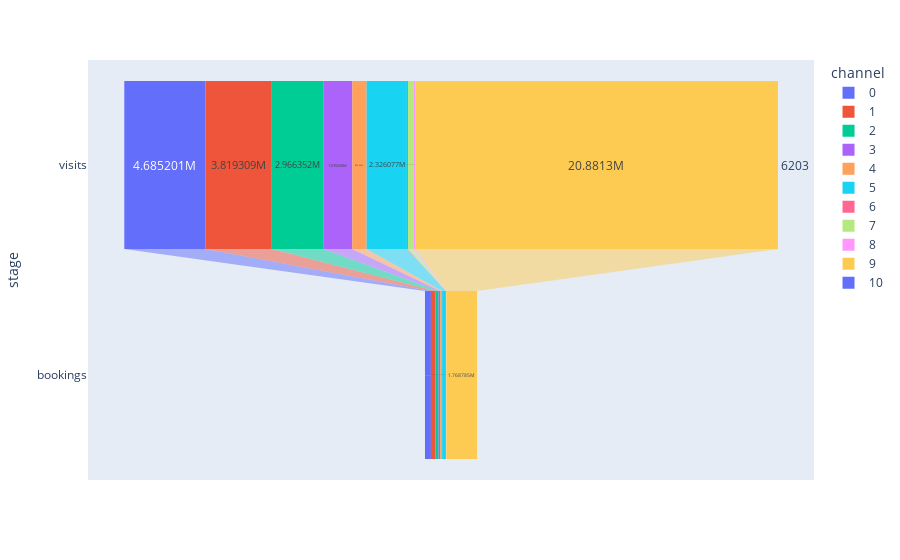

Notebook code cell kept with this figure:
### Code cell
stages = ["Website visits", "Bookings"]

fig = px.funnel(funnel_data, x='value', y='stage', color='channel')
fig.show()

### Figure 1 — Plotly figure (JSON) as saved in the notebook; plotly's stock layout.template omitted (floating-point values rounded to 4 significant figures)
{"data": [{"hovertemplate": "channel=0<br>value=%{x}<br>stage=%{y}<extra></extra>", "legendgroup": "0", "marker": {"color": "#636efa"}, "name": "0", "orientation": "h", "showlegend": true, "type": "funnel", "x": [4685201, 341358], "xaxis": "x", "y": ["visits", "bookings"], "yaxis": "y"}, {"hovertemplate": "channel=1<br>value=%{x}<br>stage=%{y}<extra></extra>", "legendgroup": "1", "marker": {"color": "#EF553B"}, "name": "1", "orientation": "h", "showlegend": true, "type": "funnel", "x": [3819309, 262254], "xaxis": "x", "y": ["visits", "bookings"], "yaxis": "y"}, {"hovertemplate": "channel=2<br>value=%{x}<br>stage=%{y}<extra></extra>", "legendgroup": "2", "marker": {"color": "#00cc96"}, "name": "2", "orientation": "h", "showlegend": true, "type": "funnel", "x": [2966352, 179186], "xaxis": "x", "y": ["visits", "bookings"], "yaxis": "y"}, {"hovertemplate": "channel=3<br>value=%{x}<br>stage=%{y}<extra></extra>", "legendgroup": "3", "marker": {"color": "#ab63fa"}, "name": "3", "orientation": "h", "showlegend": true, "type": "funnel", "x": [1676536, 94925], "xaxis": "x", "y": ["visits", "bookings"], "yaxis": "y"}, {"hovertemplate": "channel=4<br>value=%{x}<br>stage=%{y}<extra></extra>", "legendgroup": "4", "marker": {"color": "#FFA15A"}, "name": "4", "orientation": "h", "showlegend": true, "type": "funnel", "x": [823023, 110461], "xaxis": "x", "y": ["visits", "bookings"], "yaxis": "y"}, {"hovertemplate": "channel=5<br>value=%{x}<br>stage=%{y}<extra></extra>", "legendgroup": "5", "marker": {"color": "#19d3f3"}, "name": "5", "orientation": "h", "showlegend": true, "type": "funnel", "x": [2326077, 218624], "xaxis": "x", "y": ["visits", "bookings"], "yaxis": "y"}, {"hovertemplate": "channel=6<br>value=%{x}<br>stage=%{y}<extra></extra>", "legendgroup": "6", "marker": {"color": "#FF6692"}, "name": "6", "orientation": "h", "showlegend": true, "type": "funnel", "x": [60833, 2886], "xaxis": "x", "y": ["visits", "bookings"], "yaxis": "y"}, {"hovertemplate": "channel=7<br>value=%{x}<br>stage=%{y}<extra></extra>", "legendgroup": "7", "marker": {"color": "#B6E880"}, "name": "7", "orientation": "h", "showlegend": true, "type": "funnel", "x": [313195, 12463], "xaxis": "x", "y": ["visits", "bookings"], "yaxis": "y"}, {"hovertemplate": "channel=8<br>value=%{x}<br>stage=%{y}<extra></extra>", "legendgroup": "8", "marker": {"color": "#FF97FF"}, "name": "8", "orientation": "h", "showlegend": true, "type": "funnel", "x": [112265, 9315], "xaxis": "x", "y": ["visits", "bookings"], "yaxis": "y"}, {"hovertemplate": "channel=9<br>value=%{x}<br>stage=%{y}<extra></extra>", "legendgroup": "9", "marker": {"color": "#FECB52"}, "name": "9", "orientation": "h", "showlegend": true, "type": "funnel", "x": [20881299, 1768785], "xaxis": "x", "y": ["visits", "bookings"], "yaxis": "y"}, {"hovertemplate": "channel=10<br>value=%{x}<br>stage=%{y}<extra></extra>", "legendgroup": "10", "marker": {"color": "#636efa"}, "name": "10", "orientation": "h", "showlegend": true, "type": "funnel", "x": [6203, 436], "xaxis": "x", "y": ["visits", "bookings"], "yaxis": "y"}], "layout": {"legend": {"title": {"text": "channel"}, "tracegroupgap": 0}, "margin": {"t": 60}, "xaxis": {"anchor": "y", "domain": [0, 1], "title": {"text": "value"}}, "yaxis": {"anchor": "x", "domain": [0, 1], "title": {"text": "stage"}}}}
